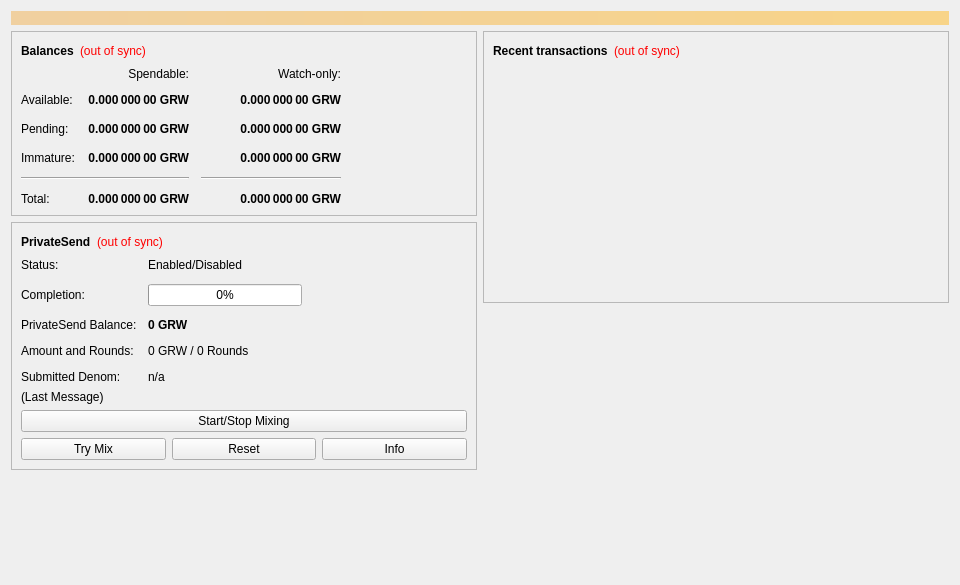
<?xml version="1.0" encoding="UTF-8"?>
<ui version="4.0">
 <class>OverviewPage</class>
 <widget class="QWidget" name="OverviewPage">
  <property name="geometry">
   <rect>
    <x>0</x>
    <y>0</y>
    <width>960</width>
    <height>585</height>
   </rect>
  </property>
  <property name="minimumSize">
   <size>
    <width>960</width>
    <height>0</height>
   </size>
  </property>
  <property name="windowTitle">
   <string>Form</string>
  </property>
  <layout class="QVBoxLayout" name="topLayout">
   <item>
    <widget class="QLabel" name="labelAlerts">
     <property name="visible">
      <bool>false</bool>
     </property>
     <property name="styleSheet">
      <string notr="true">background-color: qlineargradient(x1: 0, y1: 0, x2: 1, y2: 0, stop:0 #F0D0A0, stop:1 #F8D488); color:#000000;</string>
     </property>
     <property name="wordWrap">
      <bool>true</bool>
     </property>
     <property name="margin">
      <number>3</number>
     </property>
    </widget>
   </item>
   <item>
    <layout class="QHBoxLayout" name="horizontalLayout" stretch="1,1">
     <item>
      <layout class="QVBoxLayout" name="verticalLayout_2">
       <item>
        <widget class="QFrame" name="frame">
         <property name="frameShape">
          <enum>QFrame::StyledPanel</enum>
         </property>
         <property name="frameShadow">
          <enum>QFrame::Raised</enum>
         </property>
         <layout class="QVBoxLayout" name="verticalLayout_4">
          <item>
           <layout class="QHBoxLayout" name="horizontalLayout_4">
            <item>
             <widget class="QLabel" name="label_5">
              <property name="font">
               <font>
                <weight>75</weight>
                <bold>true</bold>
               </font>
              </property>
              <property name="text">
               <string>Balances</string>
              </property>
             </widget>
            </item>
            <item>
             <widget class="QLabel" name="labelWalletStatus">
              <property name="toolTip">
               <string>The displayed information may be out of date. Your wallet automatically synchronizes with the Proton network after a connection is established, but this process has not completed yet.</string>
              </property>
              <property name="styleSheet">
               <string notr="true">QLabel { color: red; }</string>
              </property>
              <property name="text">
               <string notr="true">(out of sync)</string>
              </property>
              <property name="alignment">
               <set>Qt::AlignLeading|Qt::AlignLeft|Qt::AlignVCenter</set>
              </property>
             </widget>
            </item>
            <item>
             <spacer name="horizontalSpacer_3">
              <property name="orientation">
               <enum>Qt::Horizontal</enum>
              </property>
              <property name="sizeHint" stdset="0">
               <size>
                <width>40</width>
                <height>20</height>
               </size>
              </property>
             </spacer>
            </item>
           </layout>
          </item>
          <item>
           <layout class="QGridLayout" name="gridLayout">
            <property name="spacing">
             <number>12</number>
            </property>
            <item row="2" column="2">
             <widget class="QLabel" name="labelWatchPending">
              <property name="font">
               <font>
                <weight>75</weight>
                <bold>true</bold>
               </font>
              </property>
              <property name="cursor">
               <cursorShape>IBeamCursor</cursorShape>
              </property>
              <property name="toolTip">
               <string>Unconfirmed transactions to watch-only addresses</string>
              </property>
              <property name="text">
               <string notr="true">0.000 000 00 GRW</string>
              </property>
              <property name="alignment">
               <set>Qt::AlignRight|Qt::AlignTrailing|Qt::AlignVCenter</set>
              </property>
              <property name="textInteractionFlags">
               <set>Qt::LinksAccessibleByMouse|Qt::TextSelectableByKeyboard|Qt::TextSelectableByMouse</set>
              </property>
             </widget>
            </item>
            <item row="2" column="1">
             <widget class="QLabel" name="labelUnconfirmed">
              <property name="font">
               <font>
                <weight>75</weight>
                <bold>true</bold>
               </font>
              </property>
              <property name="cursor">
               <cursorShape>IBeamCursor</cursorShape>
              </property>
              <property name="toolTip">
               <string>Total of transactions that have yet to be confirmed, and do not yet count toward the spendable balance</string>
              </property>
              <property name="text">
               <string notr="true">0.000 000 00 GRW</string>
              </property>
              <property name="alignment">
               <set>Qt::AlignRight|Qt::AlignTrailing|Qt::AlignVCenter</set>
              </property>
              <property name="textInteractionFlags">
               <set>Qt::LinksAccessibleByMouse|Qt::TextSelectableByKeyboard|Qt::TextSelectableByMouse</set>
              </property>
             </widget>
            </item>
            <item row="3" column="2">
             <widget class="QLabel" name="labelWatchImmature">
              <property name="font">
               <font>
                <weight>75</weight>
                <bold>true</bold>
               </font>
              </property>
              <property name="cursor">
               <cursorShape>IBeamCursor</cursorShape>
              </property>
              <property name="toolTip">
               <string>Mined balance in watch-only addresses that has not yet matured</string>
              </property>
              <property name="text">
               <string notr="true">0.000 000 00 GRW</string>
              </property>
              <property name="alignment">
               <set>Qt::AlignRight|Qt::AlignTrailing|Qt::AlignVCenter</set>
              </property>
              <property name="textInteractionFlags">
               <set>Qt::LinksAccessibleByMouse|Qt::TextSelectableByKeyboard|Qt::TextSelectableByMouse</set>
              </property>
             </widget>
            </item>
            <item row="4" column="0" colspan="2">
             <widget class="Line" name="lineSpendableBalance">
              <property name="orientation">
               <enum>Qt::Horizontal</enum>
              </property>
             </widget>
            </item>
            <item row="4" column="2">
             <widget class="Line" name="lineWatchBalance">
              <property name="sizePolicy">
               <sizepolicy hsizetype="Preferred" vsizetype="Fixed">
                <horstretch>0</horstretch>
                <verstretch>0</verstretch>
               </sizepolicy>
              </property>
              <property name="minimumSize">
               <size>
                <width>140</width>
                <height>0</height>
               </size>
              </property>
              <property name="orientation">
               <enum>Qt::Horizontal</enum>
              </property>
             </widget>
            </item>
            <item row="5" column="0">
             <widget class="QLabel" name="labelTotalText">
              <property name="text">
               <string>Total:</string>
              </property>
             </widget>
            </item>
            <item row="3" column="1">
             <widget class="QLabel" name="labelImmature">
              <property name="font">
               <font>
                <weight>75</weight>
                <bold>true</bold>
               </font>
              </property>
              <property name="cursor">
               <cursorShape>IBeamCursor</cursorShape>
              </property>
              <property name="toolTip">
               <string>Mined balance that has not yet matured</string>
              </property>
              <property name="text">
               <string notr="true">0.000 000 00 GRW</string>
              </property>
              <property name="alignment">
               <set>Qt::AlignRight|Qt::AlignTrailing|Qt::AlignVCenter</set>
              </property>
              <property name="textInteractionFlags">
               <set>Qt::LinksAccessibleByMouse|Qt::TextSelectableByKeyboard|Qt::TextSelectableByMouse</set>
              </property>
             </widget>
            </item>
            <item row="2" column="3">
             <spacer name="horizontalSpacer_2">
              <property name="orientation">
               <enum>Qt::Horizontal</enum>
              </property>
              <property name="sizeHint" stdset="0">
               <size>
                <width>40</width>
                <height>20</height>
               </size>
              </property>
             </spacer>
            </item>
            <item row="3" column="0">
             <widget class="QLabel" name="labelImmatureText">
              <property name="text">
               <string>Immature:</string>
              </property>
             </widget>
            </item>
            <item row="5" column="1">
             <widget class="QLabel" name="labelTotal">
              <property name="font">
               <font>
                <weight>75</weight>
                <bold>true</bold>
               </font>
              </property>
              <property name="cursor">
               <cursorShape>IBeamCursor</cursorShape>
              </property>
              <property name="toolTip">
               <string>Your current total balance</string>
              </property>
              <property name="text">
               <string notr="true">0.000 000 00 GRW</string>
              </property>
              <property name="alignment">
               <set>Qt::AlignRight|Qt::AlignTrailing|Qt::AlignVCenter</set>
              </property>
              <property name="textInteractionFlags">
               <set>Qt::LinksAccessibleByMouse|Qt::TextSelectableByKeyboard|Qt::TextSelectableByMouse</set>
              </property>
             </widget>
            </item>
            <item row="5" column="2">
             <widget class="QLabel" name="labelWatchTotal">
              <property name="font">
               <font>
                <weight>75</weight>
                <bold>true</bold>
               </font>
              </property>
              <property name="cursor">
               <cursorShape>IBeamCursor</cursorShape>
              </property>
              <property name="toolTip">
               <string>Current total balance in watch-only addresses</string>
              </property>
              <property name="text">
               <string notr="true">0.000 000 00 GRW</string>
              </property>
              <property name="alignment">
               <set>Qt::AlignRight|Qt::AlignTrailing|Qt::AlignVCenter</set>
              </property>
              <property name="textInteractionFlags">
               <set>Qt::LinksAccessibleByMouse|Qt::TextSelectableByKeyboard|Qt::TextSelectableByMouse</set>
              </property>
             </widget>
            </item>
            <item row="0" column="2">
             <widget class="QLabel" name="labelWatchonly">
              <property name="text">
               <string>Watch-only:</string>
              </property>
              <property name="alignment">
               <set>Qt::AlignRight|Qt::AlignTrailing|Qt::AlignVCenter</set>
              </property>
             </widget>
            </item>
            <item row="1" column="0">
             <widget class="QLabel" name="labelBalanceText">
              <property name="text">
               <string>Available:</string>
              </property>
             </widget>
            </item>
            <item row="1" column="1">
             <widget class="QLabel" name="labelBalance">
              <property name="font">
               <font>
                <weight>75</weight>
                <bold>true</bold>
               </font>
              </property>
              <property name="cursor">
               <cursorShape>IBeamCursor</cursorShape>
              </property>
              <property name="toolTip">
               <string>Your current spendable balance</string>
              </property>
              <property name="text">
               <string notr="true">0.000 000 00 GRW</string>
              </property>
              <property name="alignment">
               <set>Qt::AlignRight|Qt::AlignTrailing|Qt::AlignVCenter</set>
              </property>
              <property name="textInteractionFlags">
               <set>Qt::LinksAccessibleByMouse|Qt::TextSelectableByKeyboard|Qt::TextSelectableByMouse</set>
              </property>
             </widget>
            </item>
            <item row="1" column="2">
             <widget class="QLabel" name="labelWatchAvailable">
              <property name="font">
               <font>
                <weight>75</weight>
                <bold>true</bold>
               </font>
              </property>
              <property name="cursor">
               <cursorShape>IBeamCursor</cursorShape>
              </property>
              <property name="toolTip">
               <string>Your current balance in watch-only addresses</string>
              </property>
              <property name="text">
               <string notr="true">0.000 000 00 GRW</string>
              </property>
              <property name="alignment">
               <set>Qt::AlignRight|Qt::AlignTrailing|Qt::AlignVCenter</set>
              </property>
              <property name="textInteractionFlags">
               <set>Qt::LinksAccessibleByMouse|Qt::TextSelectableByKeyboard|Qt::TextSelectableByMouse</set>
              </property>
             </widget>
            </item>
            <item row="2" column="0">
             <widget class="QLabel" name="labelPendingText">
              <property name="text">
               <string>Pending:</string>
              </property>
             </widget>
            </item>
            <item row="0" column="1">
             <widget class="QLabel" name="labelSpendable">
              <property name="text">
               <string>Spendable:</string>
              </property>
              <property name="alignment">
               <set>Qt::AlignRight|Qt::AlignTrailing|Qt::AlignVCenter</set>
              </property>
             </widget>
            </item>
           </layout>
          </item>
         </layout>
        </widget>
       </item>
       <item>
        <widget class="QFrame" name="framePrivateSend">
         <property name="layoutDirection">
          <enum>Qt::LeftToRight</enum>
         </property>
         <property name="frameShape">
          <enum>QFrame::StyledPanel</enum>
         </property>
         <property name="frameShadow">
          <enum>QFrame::Raised</enum>
         </property>
         <layout class="QVBoxLayout" name="VerticalLayout_PS1">
          <item>
           <layout class="QHBoxLayout" name="horizontalLayout_5">
            <item>
             <widget class="QLabel" name="labelPrivateSendHeader">
              <property name="font">
               <font>
                <weight>75</weight>
                <bold>true</bold>
               </font>
              </property>
              <property name="text">
               <string>PrivateSend</string>
              </property>
             </widget>
            </item>
            <item>
             <widget class="QLabel" name="labelPrivateSendSyncStatus">
              <property name="toolTip">
               <string>The displayed information may be out of date. Your wallet automatically synchronizes with the Proton network after a connection is established, but this process has not completed yet.</string>
              </property>
              <property name="styleSheet">
               <string notr="true">QLabel { color: red; }</string>
              </property>
              <property name="text">
               <string notr="true">(out of sync)</string>
              </property>
              <property name="alignment">
               <set>Qt::AlignLeading|Qt::AlignLeft|Qt::AlignVCenter</set>
              </property>
             </widget>
            </item>
            <item>
             <spacer name="horizontalSpacer_4">
              <property name="orientation">
               <enum>Qt::Horizontal</enum>
              </property>
              <property name="sizeHint" stdset="0">
               <size>
                <width>40</width>
                <height>20</height>
               </size>
              </property>
             </spacer>
            </item>
           </layout>
          </item>
          <item>
           <layout class="QFormLayout" name="privateSendFormLayout">
            <property name="fieldGrowthPolicy">
             <enum>QFormLayout::AllNonFixedFieldsGrow</enum>
            </property>
            <property name="horizontalSpacing">
             <number>11</number>
            </property>
            <property name="verticalSpacing">
             <number>12</number>
            </property>
            <item row="0" column="0">
             <widget class="QLabel" name="labelPrivateSendEnabledText">
              <property name="text">
               <string>Status:</string>
              </property>
             </widget>
            </item>
            <item row="0" column="1">
             <widget class="QLabel" name="labelPrivateSendEnabled">
              <property name="text">
               <string>Enabled/Disabled</string>
              </property>
             </widget>
            </item>
            <item row="1" column="0">
             <widget class="QLabel" name="labelCompletitionText">
              <property name="text">
               <string>Completion:</string>
              </property>
             </widget>
            </item>
            <item row="1" column="1">
             <widget class="QProgressBar" name="privateSendProgress">
              <property name="maximumSize">
               <size>
                <width>154</width>
                <height>16777215</height>
               </size>
              </property>
              <property name="value">
               <number>0</number>
              </property>
             </widget>
            </item>
            <item row="2" column="0">
             <widget class="QLabel" name="labelAnonymizedText">
              <property name="text">
               <string>PrivateSend Balance:</string>
              </property>
             </widget>
            </item>
            <item row="2" column="1">
             <widget class="QLabel" name="labelAnonymized">
              <property name="font">
               <font>
                <weight>75</weight>
                <bold>true</bold>
               </font>
              </property>
              <property name="text">
               <string notr="true">0 GRW</string>
              </property>
             </widget>
            </item>
            <item row="3" column="0">
             <widget class="QLabel" name="labelAmountAndRoundsText">
              <property name="text">
               <string>Amount and Rounds:</string>
              </property>
             </widget>
            </item>
            <item row="3" column="1">
             <widget class="QLabel" name="labelAmountRounds">
              <property name="text">
               <string>0 GRW / 0 Rounds</string>
              </property>
             </widget>
            </item>
            <item row="4" column="0">
             <widget class="QLabel" name="labelSubmittedDenomText">
              <property name="text">
               <string>Submitted Denom:</string>
              </property>
             </widget>
            </item>
            <item row="4" column="1">
             <widget class="QLabel" name="labelSubmittedDenom">
              <property name="toolTip">
               <string>The denominations you submitted to the Masternode.&lt;br&gt;To mix, other users must submit the exact same denominations.</string>
              </property>
              <property name="text">
               <string>n/a</string>
              </property>
             </widget>
            </item>
           </layout>
          </item>
          <item>
           <layout class="QVBoxLayout" name="VerticalLayout_PS">
            <item>
             <widget class="QLabel" name="labelPrivateSendLastMessage">
              <property name="text">
               <string>(Last Message)</string>
              </property>
              <property name="alignment">
               <set>Qt::AlignLeading|Qt::AlignLeft|Qt::AlignTop</set>
              </property>
              <property name="wordWrap">
               <bool>true</bool>
              </property>
             </widget>
            </item>
            <item>
             <widget class="QPushButton" name="togglePrivateSend">
              <property name="sizePolicy">
               <sizepolicy hsizetype="MinimumExpanding" vsizetype="Fixed">
                <horstretch>0</horstretch>
                <verstretch>0</verstretch>
               </sizepolicy>
              </property>
              <property name="text">
               <string>Start/Stop Mixing</string>
              </property>
             </widget>
            </item>
            <item>
             <layout class="QHBoxLayout" name="horizontalLayout_debugbuttons">
              <item>
               <widget class="QPushButton" name="privateSendAuto">
                <property name="sizePolicy">
                 <sizepolicy hsizetype="MinimumExpanding" vsizetype="Fixed">
                  <horstretch>0</horstretch>
                  <verstretch>0</verstretch>
                 </sizepolicy>
                </property>
                <property name="toolTip">
                 <string>Try to manually submit a PrivateSend request.</string>
                </property>
                <property name="text">
                 <string>Try Mix</string>
                </property>
               </widget>
              </item>
              <item>
               <widget class="QPushButton" name="privateSendReset">
                <property name="sizePolicy">
                 <sizepolicy hsizetype="MinimumExpanding" vsizetype="Fixed">
                  <horstretch>0</horstretch>
                  <verstretch>0</verstretch>
                 </sizepolicy>
                </property>
                <property name="toolTip">
                 <string>Reset the current status of PrivateSend (can interrupt PrivateSend if it's in the process of Mixing, which can cost you money!)</string>
                </property>
                <property name="autoFillBackground">
                 <bool>false</bool>
                </property>
                <property name="text">
                 <string>Reset</string>
                </property>
               </widget>
              </item>
              <item>
               <widget class="QPushButton" name="privateSendInfo">
                <property name="sizePolicy">
                 <sizepolicy hsizetype="MinimumExpanding" vsizetype="Fixed">
                  <horstretch>0</horstretch>
                  <verstretch>0</verstretch>
                 </sizepolicy>
                </property>
                <property name="toolTip">
                 <string>Information about PrivateSend and Mixing</string>
                </property>
                <property name="text">
                 <string>Info</string>
                </property>
               </widget>
              </item>
             </layout>
            </item>
           </layout>
          </item>
         </layout>
        </widget>
       </item>
       <item>
        <spacer name="verticalSpacer">
         <property name="orientation">
          <enum>Qt::Vertical</enum>
         </property>
         <property name="sizeHint" stdset="0">
          <size>
           <width>20</width>
           <height>40</height>
          </size>
         </property>
        </spacer>
       </item>
      </layout>
     </item>
     <item>
      <layout class="QVBoxLayout" name="verticalLayout_3">
       <item>
        <widget class="QFrame" name="frame_2">
         <property name="frameShape">
          <enum>QFrame::StyledPanel</enum>
         </property>
         <property name="frameShadow">
          <enum>QFrame::Raised</enum>
         </property>
         <layout class="QVBoxLayout" name="verticalLayout">
          <item>
           <layout class="QHBoxLayout" name="horizontalLayout_2">
            <item>
             <widget class="QLabel" name="label_4">
              <property name="font">
               <font>
                <weight>75</weight>
                <bold>true</bold>
               </font>
              </property>
              <property name="text">
               <string>Recent transactions</string>
              </property>
             </widget>
            </item>
            <item>
             <widget class="QLabel" name="labelTransactionsStatus">
              <property name="toolTip">
               <string>The displayed information may be out of date. Your wallet automatically synchronizes with the Proton network after a connection is established, but this process has not completed yet.</string>
              </property>
              <property name="styleSheet">
               <string notr="true">QLabel { color: red; }</string>
              </property>
              <property name="text">
               <string notr="true">(out of sync)</string>
              </property>
              <property name="alignment">
               <set>Qt::AlignLeading|Qt::AlignLeft|Qt::AlignVCenter</set>
              </property>
             </widget>
            </item>
            <item>
             <spacer name="horizontalSpacer">
              <property name="orientation">
               <enum>Qt::Horizontal</enum>
              </property>
              <property name="sizeHint" stdset="0">
               <size>
                <width>40</width>
                <height>20</height>
               </size>
              </property>
             </spacer>
            </item>
           </layout>
          </item>
          <item>
           <widget class="QListView" name="listTransactions">
            <property name="styleSheet">
             <string notr="true">QListView { background: transparent; }</string>
            </property>
            <property name="frameShape">
             <enum>QFrame::NoFrame</enum>
            </property>
            <property name="verticalScrollBarPolicy">
             <enum>Qt::ScrollBarAlwaysOff</enum>
            </property>
            <property name="horizontalScrollBarPolicy">
             <enum>Qt::ScrollBarAlwaysOff</enum>
            </property>
            <property name="selectionMode">
             <enum>QAbstractItemView::NoSelection</enum>
            </property>
           </widget>
          </item>
         </layout>
        </widget>
       </item>
       <item>
        <spacer name="verticalSpacer_2">
         <property name="orientation">
          <enum>Qt::Vertical</enum>
         </property>
         <property name="sizeHint" stdset="0">
          <size>
           <width>20</width>
           <height>40</height>
          </size>
         </property>
        </spacer>
       </item>
      </layout>
     </item>
    </layout>
   </item>
  </layout>
 </widget>
 <resources/>
 <connections/>
</ui>
